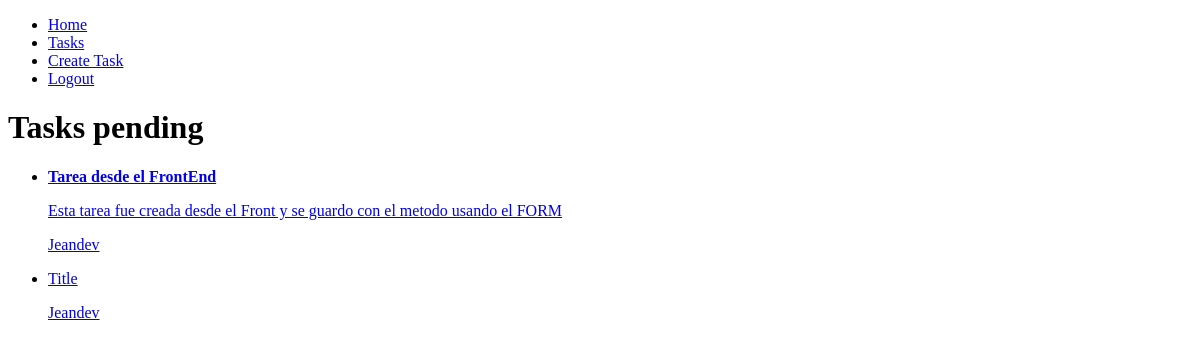
/tasks/ (signed in), run on an earlier commit of the app's database.
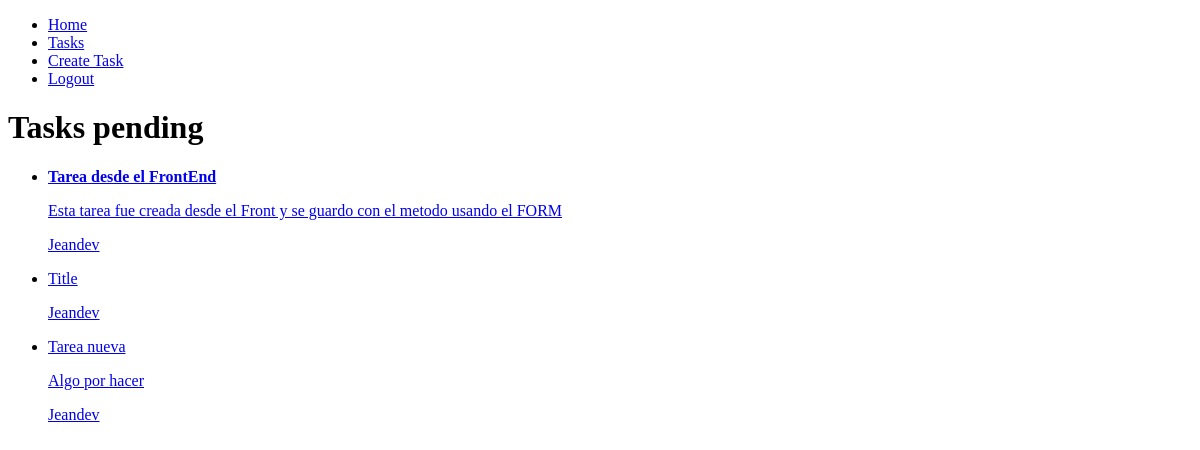
And on a later commit of the database.
### tasks/models.py (models this page shows, shortened)
class Task(models.Model):
    title = models.CharField(max_length=200)
    description = models.TextField(blank=True)
    created = models.DateTimeField(auto_now_add=True)
    dateCompleted = models.DateTimeField(null=True, blank=True)
    important = models.BooleanField(default=False)
    user = models.ForeignKey(User, on_delete=models.CASCADE)

### tasks/views.py (the view)
# urls.py: path("tasks/", views.tasks, name="tasks"),
def tasks(request):
    tasks = Task.objects.filter(user=request.user, dateCompleted__isnull=True)
    return render(request, 'tasks.html', {
        'tasks' : tasks,
    })

### tasks/templates/tasks.html
{% extends 'base.html' %}
{% block content %}
<h1>Tasks pending</h1>
<ul>
    {% for task in tasks %}
    <li>
        <a href="{% url 'taskDetail' task.id %}">
            {% if task.important %}
                <strong>{{ task.title }}</strong>
            {% else %}
                <label>{{ task.title }}</label>
            {% endif %}
            <p>{{ task.description }}</p>
            <p>{{ task.user.username }}</p>
        </a>
    </li>
    {% endfor %}
</ul>
{% endblock %}

What changed in the data, as far as the page shows it:
added Task: title "Tarea nueva", description "Algo por hacer", user.username "Jeandev"
